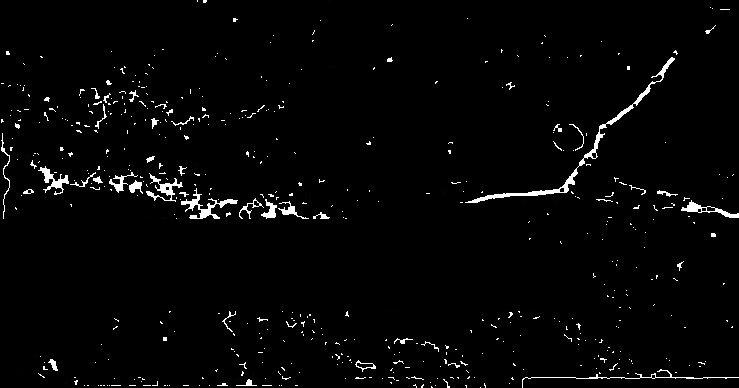
#> input picture Extracting_info/largest_contour.jpg, 739 x 388 px, found by its file name
$ python combine_integral.py
#> lines starting #> are read from the running program, lines starting #| are printed output that depends on the picture; after the words box and inside, x2 and y2 are one past the last pixel; in counts of white or black regions, pixels touching at a corner belong together
#> in main, img is the input picture: shape (388, 739); min 0, max 255, mean 6.1
#Horizontal integral projection
import numpy as np
import cv2 as cv
import matplotlib.pyplot as plt

def preprocess_image(image_path, threshold_value):
#> called with image_path = 'Extracting_info/largest_contour.jpg', threshold_value = 80
    img = cv.imread(image_path, 0)
    _, img_binary = cv.threshold(img, threshold_value, 255, cv.THRESH_BINARY)
#> img_binary: shape (388, 739); 2.3% white; 520 white regions (474 under 20 px), largest, box (x1, y1, x2, y2) and area: (465, 57, 675, 203) 1065, (181, 188, 238, 219) 438, (146, 173, 183, 202) 306
    return img_binary

def process_horizontal_projection(img_binary):
    h, w = img_binary.shape[:2]
#> h = 388; w = 739
    column_dark_pixel_counts = [0] * h
#> column_dark_pixel_counts = 388 values from 0 to 0

    for i in range(h):
        for j in range(w):
            if img_binary[i, j] == 0:
                column_dark_pixel_counts[i] += 1
                img_binary[i, j] = 255
#> img_binary: shape (388, 739); every value is 255

    for i in range(h):
        for j in range(column_dark_pixel_counts[i]):
            img_binary[i, j] = 0
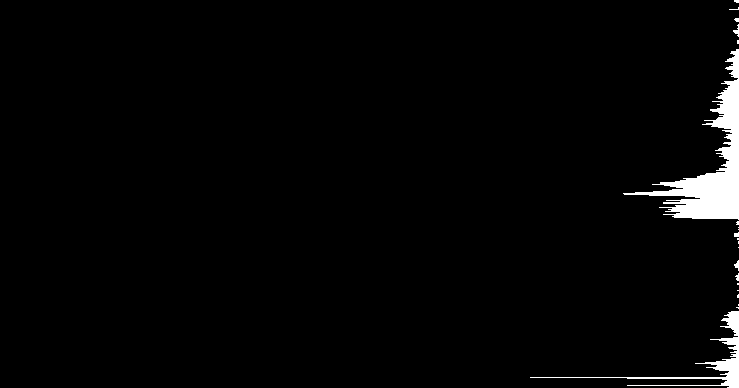
#> img_binary: shape (388, 739); 2.3% white; 21 white regions (16 under 20 px), largest, box (x1, y1, x2, y2) and area: (623, 49, 739, 220) 4903, (530, 311, 739, 388) 1416, (733, 24, 739, 37) 33, (734, 260, 739, 271) 29, (734, 232, 739, 237) 21

    return img_binary

def process_vertical_projection(img_binary):
    h, w = img_binary.shape[:2]
#> h = 388; w = 739
    row_dark_pixel_counts = [0] * w
#> row_dark_pixel_counts = 739 values from 0 to 0

    for i in range(w):
        for j in range(h):
            if img_binary[j, i] == 0:
                row_dark_pixel_counts[i] += 1
                img_binary[j, i] = 255

    for i in range(w):
        for j in range(h - row_dark_pixel_counts[i], h):
            img_binary[j, i] = 0
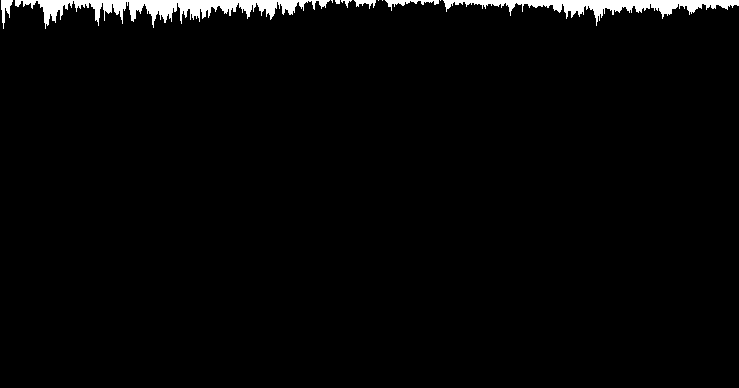
#> img_binary: shape (388, 739); 2.3% white; 11 white regions (5 under 20 px), largest, box (x1, y1, x2, y2) and area: (15, 0, 330, 29) 3466, (443, 0, 739, 26) 2526, (385, 0, 439, 11) 196, (1, 0, 13, 29) 162, (354, 0, 376, 9) 102, (341, 0, 352, 8) 32

    return img_binary

def show_images(img, img1, img2):
    gridsize = (4, 4)
    fig = plt.figure(figsize=(12, 6))

    ax1 = plt.subplot2grid(gridsize, (0, 1), colspan=3, rowspan=3)
    ax1.imshow(img, cmap='gray')
    plt.xticks([])
    plt.yticks([])

    ax2 = plt.subplot2grid(gridsize, (0, 0), rowspan=3)
    img1 = cv.resize(img1, (500, 1300))
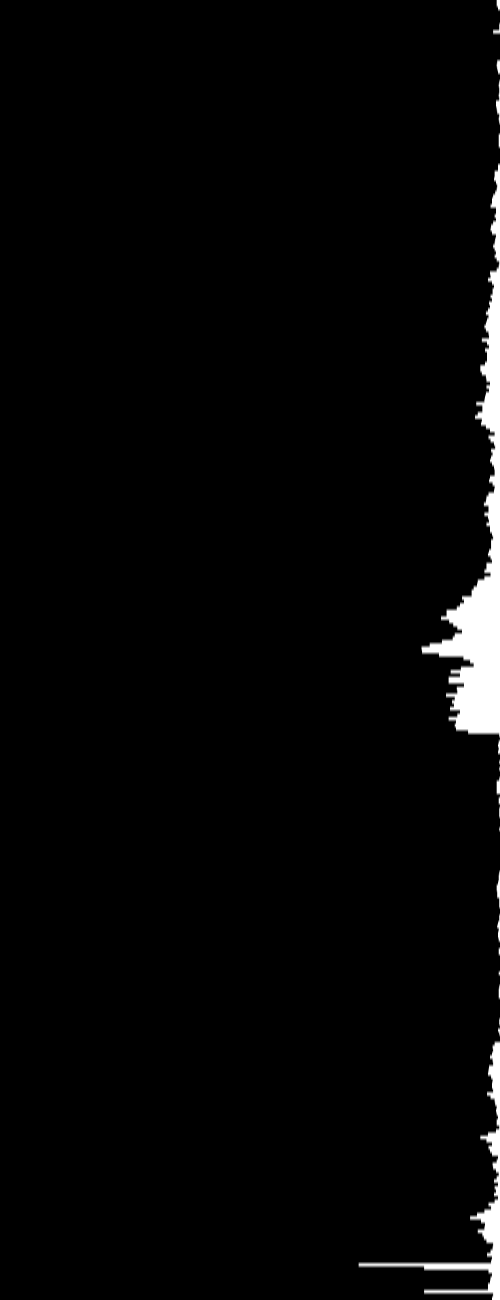
#> img1: shape (1300, 500); min 0, max 255, mean 5.8
    ax2.imshow(img1, cmap='gray')
    plt.xticks([])
    plt.yticks([])

    ax3 = plt.subplot2grid(gridsize, (3, 1), colspan=3)
    img2 = cv.resize(img2, (3200, 500))
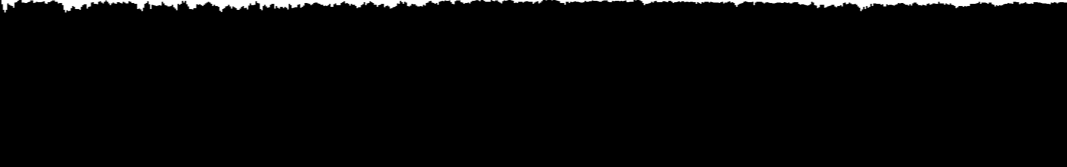
#> img2: shape (500, 3200) (shown at 1/3 size); min 0, max 255, mean 5.8
    ax3.imshow(img2, cmap='gray')
    plt.xticks([])
    plt.yticks([])

    plt.show()

def main():
    image_path = 'Extracting_info/largest_contour.jpg'
    threshold_value = 80

    img = cv.imread(image_path, cv.IMREAD_GRAYSCALE)
    img1 = preprocess_image(image_path, threshold_value)
    img2 = preprocess_image(image_path, threshold_value)

    img1 = process_horizontal_projection(img1)
    img2 = process_vertical_projection(img2)

    show_images(img, img1, img2)

if __name__ == '__main__':
    main()
